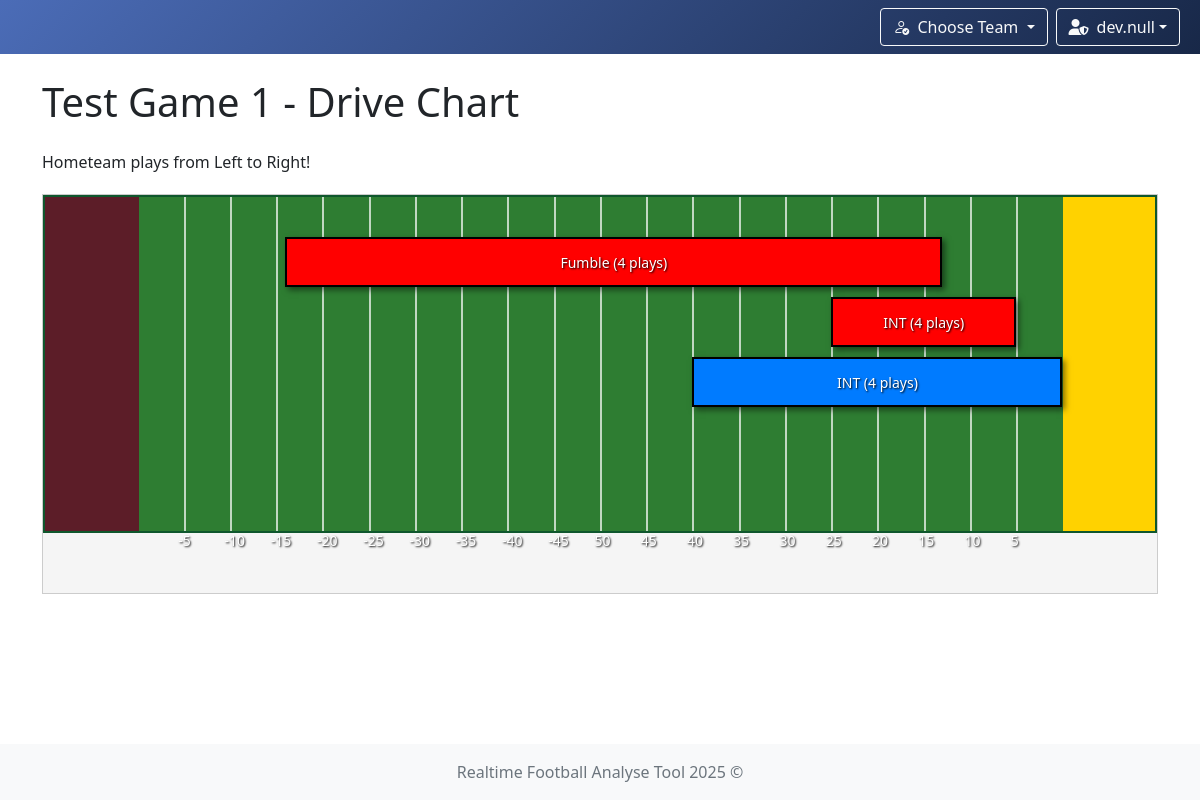
Page /game/1/drive-chart (signed in) on the earlier database version.
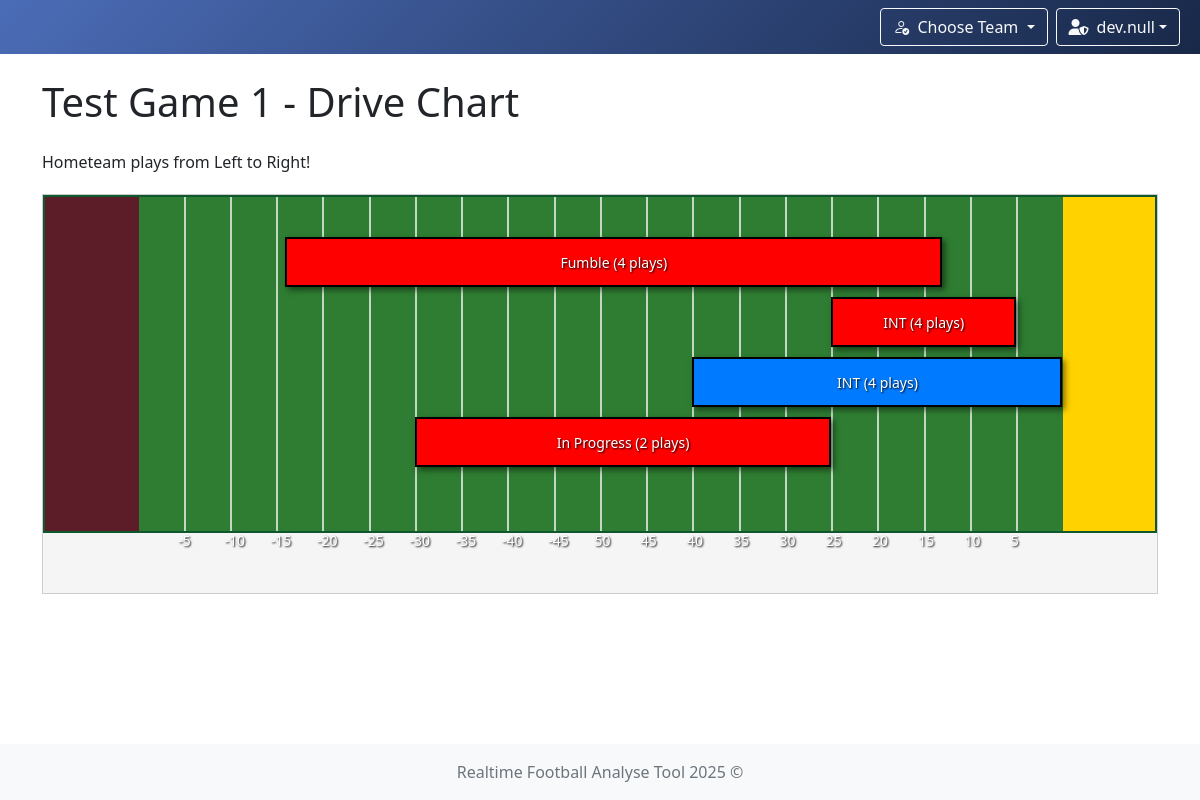
Same page on the later database version.
### app/models/drive.py (models this page shows)
class DriveModel(db.Model):
    __tablename__ = 'drive'
    id = db.Column(db.Integer, primary_key=True)
    game_id = db.Column(db.Integer, db.ForeignKey('game.id'), nullable=False)
    result = db.Column(db.String(50))
    plays = db.relationship('PlayModel', backref='drive', lazy=True, cascade='all, delete-orphan')

### app/controllers/game.py (the view, shortened to what this page needs)
    @login_required
    def drive_chart(self, game_id):
        game = GameModel.query.get_or_404(game_id)
        drives = DriveModel.query.filter_by(game_id=game_id).all()
        drives_data = []
        for drive in drives:
            plays = PlayModel.query.filter_by(drive_id=drive.id).order_by(PlayModel.id).all()
            number_plays = len(plays)
            start_yard = plays[0].yard_line
            end_yard = plays[number_plays - 1].yard_line
            if start_yard < 0:
                start_yard = start_yard * (-1)
                print(start_yard)
            else:
                start_yard = start_yard + 50
            if end_yard < 0:
                end_yard = end_yard * (-1)
                print(end_yard)
            if end_yard != 50 and end_yard > 0:
                end_yard = end_yard
            if drive.result and drive.result.lower() == 'touchdown':
                end_yard = 100
            start_yard = max(0, min(100, start_yard))
            end_yard = max(0, min(100, end_yard))
            loss_detected = end_yard < start_yard
            if loss_detected:
                temp = start_yard
                start_yard = end_yard
                end_yard = temp
            drives_data.append({
                'id': drive.id,
                'team': game.game_name.split(' vs ')[0],
                'start': start_yard,
                'end': end_yard,
                'result': drive.result or 'Unknown',
                'play_count': len(plays),
                'loss': loss_detected
            })
        print(f"Drives Data: {drives_data}")
        return render_template('drive/drive_chart.html', game=game, drives=drives_data, max=max)

### app/controllers/user.py (called while the page is built)
    @staticmethod
    def load_user(user_id):
        return UserModel.query.get(int(user_id))

### run.py (called while the page is built)
    def _inject_context(self) -> None:
        @self.app.context_processor
        def inject_teams() -> dict:
            return dict(teams=AD.TEAMS_DATA)

### app/templates/drive/drive_chart.html (shortened to what this page needs)
{% extends "system/base.html" %}
{% block content %}
<div class="container">
    <h1 class="mb-4">{{ game.game_name }} - Drive Chart</h1>
    <div class="row">
        <div class="col">
            <p> Hometeam plays from Left to Right!</p>
            <div class="drive-chart" style="height: {{ max(drives|length * 60 + 100, 400) }}px;">
                <div class="field-container">
                    {% for i in range(1, 20) %}
                        {% set yard = i * 5 %}
                        <div class="yard-line" style="left: {{ (i * 5) / 1.2 + 8.33 }}%;"></div>
                        <div class="yard-line-number" style="left: {{ (i * 5) / 1.2 + 8.33 - 0.5 }}%;">
                            {% if i == 10 %}
                                50
                            {% elif i < 10 %}
                                {{ yard*(-1) }}
                            {% else %}
                                {{ 100 - yard }}
                            {% endif %}
                        </div>
                    {% endfor %}
                    {% for drive in drives %}
                        <div class="drive-line" style="top: {{ 50 - 10 + (loop.index0 * 60) }}px;">
                            <div class="drive-bar {{ 'loss' if drive.loss else 'gain' }} {{ drive.result|lower|replace(' ', '-') }}"
                                 style="left: {{ ((drive.start / 100) * 100) / 1.2 + 8.33 }}%;
                                        {% if drive.result|lower == 'touchdown' %}
                                            width: {{ 96 - (((drive.start / 100) * 100) / 1.2 + 8.33) }}%;
                                        {% else %}
                                            width: {{ (((drive.end - drive.start) / 100) * 100|abs) / 1.2 }}%;
                                        {% endif %}">
                            </div>
                            <div class="drive-label"
                                 style="left: {{ ((drive.start / 100) * 100) / 1.2 + 8.33 }}%;
                                        {% if drive.result|lower == 'touchdown' %}
                                            width: {{ 96 - (((drive.start / 100) * 100) / 1.2 + 8.33) }}%;
                                        {% else %}
                                            width: {{ (((drive.end - drive.start) / 100) * 100|abs) / 1.2 }}%;
                                        {% endif %}">
                                {{ drive.result or 'In Progress' }} ({{ drive.play_count if drive.play_count is defined else 'N/A' }} plays)
                            </div>
                        </div>
                    {% endfor %}
                </div>
            </div>
        </div>
    </div>
</div>
{% endblock %}

Differences in the rows shown:
added DriveModel: result "In Progress"
Other differences:
new list line: "( 2 plays)"
